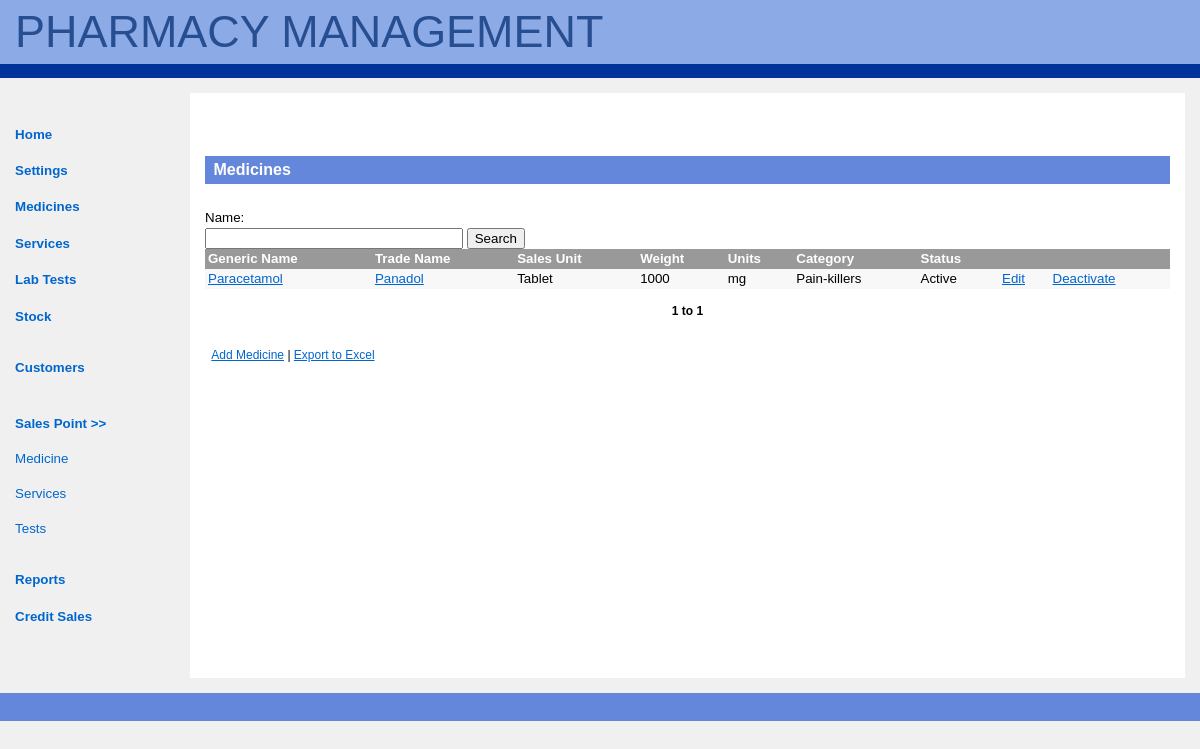
The page /medicines.php (signed in) on the database its author committed.
### tables this page shows
CREATE TABLE IF NOT EXISTS `medicine` (
  `id` int(11) NOT NULL AUTO_INCREMENT,
  `status` enum('active','inactive') NOT NULL DEFAULT 'active',
  `generic_name` varchar(20) NOT NULL,
  `trade_name` varchar(20) NOT NULL,
  `weight` varchar(10) NOT NULL,
  `form` int(11) NOT NULL,
  `category` int(11) NOT NULL,
  `unit` int(11) NOT NULL,
  PRIMARY KEY (`id`)
);

CREATE TABLE IF NOT EXISTS `form` (
  `id` int(11) NOT NULL AUTO_INCREMENT,
  `form` varchar(20) NOT NULL,
  `sales_unit` varchar(20) NOT NULL,
  PRIMARY KEY (`id`)
);

CREATE TABLE IF NOT EXISTS `units` (
  `id` int(11) NOT NULL AUTO_INCREMENT,
  `value` varchar(11) NOT NULL,
  PRIMARY KEY (`id`),
  UNIQUE KEY `value` (`value`)
);

CREATE TABLE IF NOT EXISTS `category` (
  `id` int(11) NOT NULL AUTO_INCREMENT,
  `name` varchar(30) NOT NULL,
  `comment` text NOT NULL,
  PRIMARY KEY (`id`),
  UNIQUE KEY `name` (`name`)
);

### medicines.php (the view, shortened to what this page needs)
<?php require_once("includes/functions.php");?>
<?php
if(isset($_GET['result_list_offset'])){
	$result_list_offset = $_GET['result_list_offset'];
}
else{
	$result_list_offset = 1;
}
$results_per_page = 20;
?>
<?php include("includes/header.php");?>
<div id="main-copy">
        <h1>Medicines</h1>
        <div>
        <form autocomplete="off" action="medicines.php" method="post">
        <label>Name:</label><input type="text" name="med_search" id="med_search" maxlength="30" value=""/>
        <input type="submit" name="search" id="search" value="Search" />
        </form>
        </div>
        <table class='results'>
        <tr>
        <td class='column_head'>Generic Name</td>
        <td class='column_head'>Trade Name</td>
        <td class='column_head'>Sales Unit</td>
        <td class='column_head'>Weight</td>
        <td class='column_head'>Units</td>
        <td class='column_head'>Category</td>
        <td class='column_head'>Status</td>
        <td class='column_head'></td>
        <td class='column_head'></td>
        </tr>
        <?php
        if(isset($_POST['search'])){
			$query = "SELECT DISTINCT m.id id, m.status status, m.generic_name generic_name, m.trade_name trade_name, m.weight weight, m.form form, u.value units, c.name category
		FROM medicine m JOIN category c JOIN units u WHERE m.category = c.id AND m.unit = u.id AND (m.generic_name LIKE '%".$_POST['med_search']."%' OR m.trade_name LIKE '%".$_POST['med_search']."%') ORDER BY generic_name, trade_name, weight LIMIT ".($result_list_offset-1).", ".$results_per_page;
		}else{
			$query = "SELECT m.id id, m.status status, m.generic_name generic_name, m.trade_name trade_name, m.weight weight, m.form form, u.value units, c.name category
			FROM medicine m JOIN category c JOIN units u WHERE m.category = c.id AND m.unit = u.id
			ORDER BY generic_name, trade_name, weight LIMIT ".($result_list_offset-1).", ".$results_per_page;
		}
		$result = mysql_query($query, $connection);
		$rows = mysql_num_rows($result);
        if(isset($result)){
            $i = 0;
			while($medicine = mysql_fetch_array($result)){
                $medicine_id = $medicine['id'];
                $status = $medicine['status'];
				$generic_name = $medicine['generic_name'];
                $trade_name = $medicine['trade_name'];
                $category = $medicine['category'];
                $weight = $medicine['weight'];
                $units = $medicine['units'];
				$form = $medicine['form'];
				$form_result= mysql_query("SELECT * FROM form WHERE id = ".$form);
				$select_form = mysql_fetch_assoc($form_result);
				$form = ucfirst($select_form["form"]);
				echo "
                <tr>
                    <td ".even_strip($i)."><a href=\"medicine.php?id=".$medicine_id."\">".$generic_name."</a></td>
					<td ".even_strip($i)."><a href=\"medicine.php?id=".$medicine_id."\">".$trade_name."</a></td>
                    <td ".even_strip($i).">".$form."</td>
					<td ".even_strip($i).">".$weight."</td>
                    <td ".even_strip($i).">".$units."</td>
                    <td ".even_strip($i).">".$category."</td>
					<td ".even_strip($i).">".ucfirst($status)."</td>
                    <td ".even_strip($i)."><a href='edit_medicine.php?id=".$medicine_id."'>Edit</a></td>";
					if($status == "inactive"){
						echo "<td ".even_strip($i)."><a href='medicine.php?activate=true&id=".$medicine_id."'>Activate</a></td>";
					}else{
						echo "<td ".even_strip($i)."><a href='medicine.php?deactivate=true&id=".$medicine_id."'>Deactivate</a></td>";
					}
                echo "</tr>";
				$i++;
            }
		$range = $result_list_offset." to ".($result_list_offset+$rows-1);
        }
        ?>
        </table>
        <p align="center"><?php echo " ".($result_list_offset > 1 ? "<a href='medicines.php?increment=-1&result_list_offset=$result_list_offset'><<</a>" : "")." <b>".$range.
        "</b>".($rows == $results_per_page ? "<a href='medicines.php?increment=1&result_list_offset=$result_list_offset'>>></a>" : "")." ";?></p>
        <p><a href="add_medicine.php">Add Medicine</a> | <a href="medicines.php?generate_xls=true">Export to Excel</a></p>
	    </div>
        <div id="footer">
        </div>
    </body>
</html>

### css/style.css (style rules this page uses)
body { color: black; background-color: rgb(240,240,240); font-family: verdana, helvetica, arial, sans-serif; font-size: 100%; margin: 0; padding: 0; }
html > body { font-size: 10pt; }
#main-copy { color: black; background-color: white; text-align: justify; line-height: 1.5em; margin: 15px; margin-left: 190px; height: 555px; padding: 15px; border-left: 15px; }
#main-copy p { margin: 1em 1ex 2em 1ex; padding: 0; }
p { margin-left:20px; font-size:0.9em; line-height:0.em; }
#main-copy a { color: rgb(0,102,204); background-color: transparent; text-decoration: underline; }
#main-copy h1 { color: white; background-color: rgb(100,135,220); font-size: 1.2em; font-weight: bold; margin: 3em 0 0 0; padding: 0.5ex 0 0.5ex 1ex; }
#footer { color: white; background-color: rgb(100,135,220); font-size: 91%; margin: 0; padding: 1em 2.5mm 2.5ex 2.5mm; clear: both; }
label { display:block; font-size: 1em; margin: .8em 0 0; }
input[type="search"], input[type="date"], input[type="number"], input[type="password"], input[type="text"], input[type="email"], input[type="url"], textarea { width: 250px; }
input[type="submit"] { display:; }
table.results { border-collapse: collapse; width: 100%; }
td.column_head, td.cell_value { font-size: 100%; padding: 0 3px 0 3px; color:#333; }
td.column_head { background-color: #999; color:#FFF; font-weight:bold; }
table.results a { color: #FFF; background-color: transparent; text-decoration: underline; }
td { background-color: #fff; }
.even { background-color: #F8F8F8; padding: 0 3px 0 3px; }

### rows shown on the page
medicine: generic_name "Paracetamol", trade_name "Panadol", form.form "Tablet", weight "1000", units.value "mg", category.name "Pain-killers", status "Active"

### other values the page prints
$range "1 to 1"
